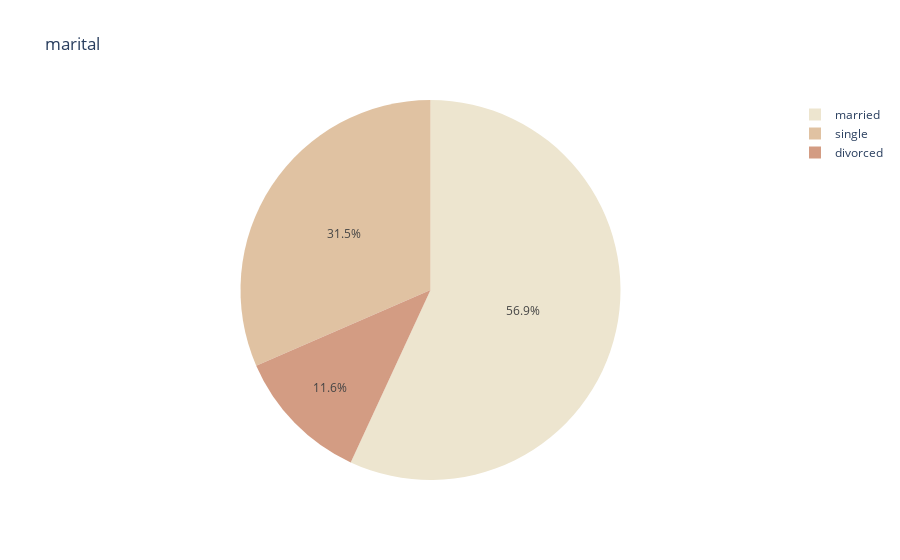

Write notebook code for a chart like this one.
### Code cell
fig = px.pie(data, values=np.ones(11162), names='marital', title='marital',color_discrete_sequence=px.colors.sequential.Brwnyl)
fig.show()

### Figure 1 — Plotly figure (JSON) as saved in the notebook; plotly's stock layout.template omitted (floating-point values rounded to 4 significant figures; data arrays with more than 128 entries replaced by an {"elided": "..."} marker saying what was removed)
{"data": [{"domain": {"x": [0, 1], "y": [0, 1]}, "hovertemplate": "marital=%{label}<br>value=%{value}<extra></extra>", "labels": {"elided": "11162 str values"}, "legendgroup": "", "name": "", "showlegend": true, "type": "pie", "values": {"elided": "11162 int values"}}], "layout": {"legend": {"tracegroupgap": 0}, "piecolorway": ["rgb(237, 229, 207)", "rgb(224, 194, 162)", "rgb(211, 156, 131)", "rgb(193, 118, 111)", "rgb(166, 84, 97)", "rgb(129, 55, 83)", "rgb(84, 31, 63)"], "title": {"text": "marital"}}}
